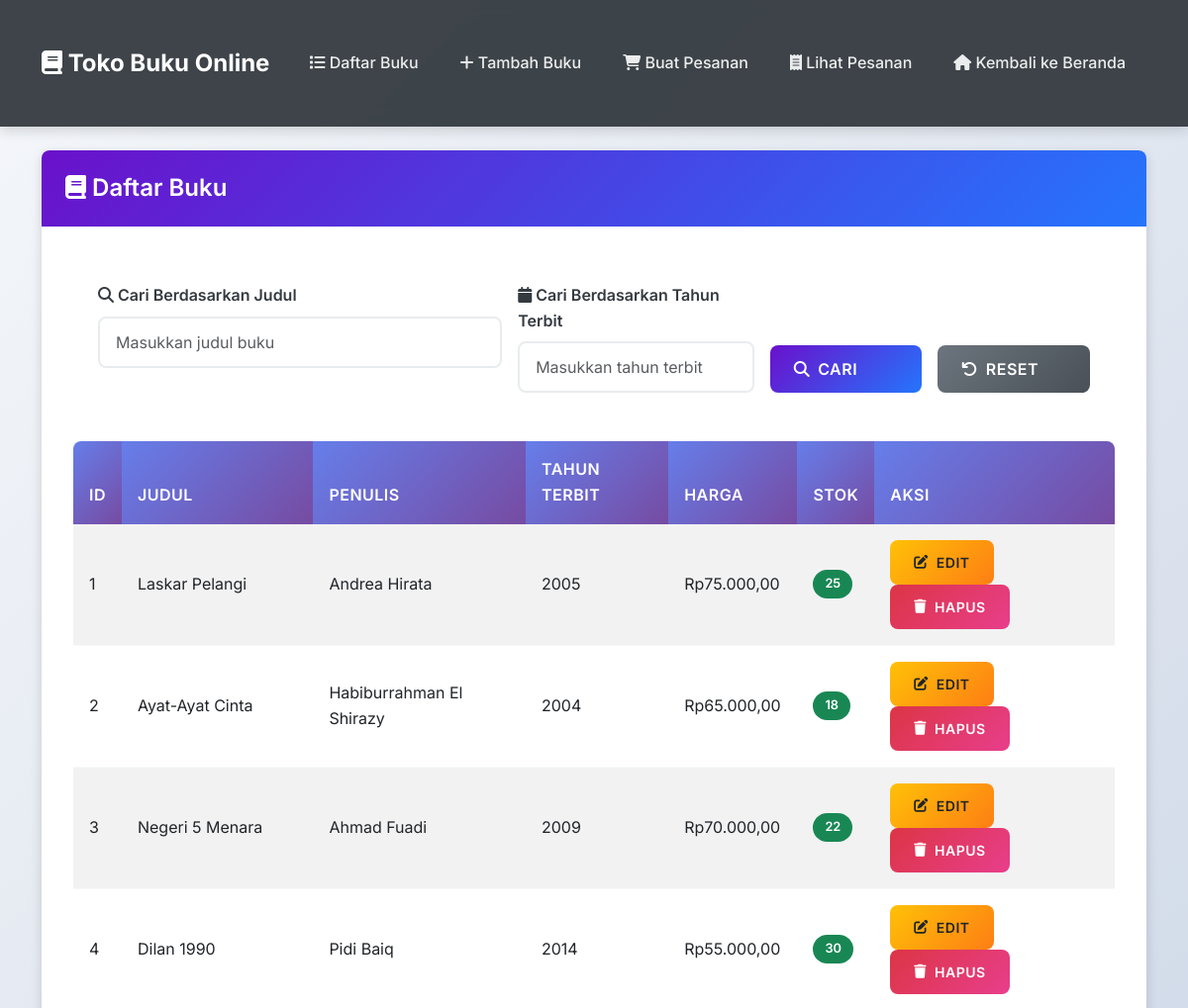
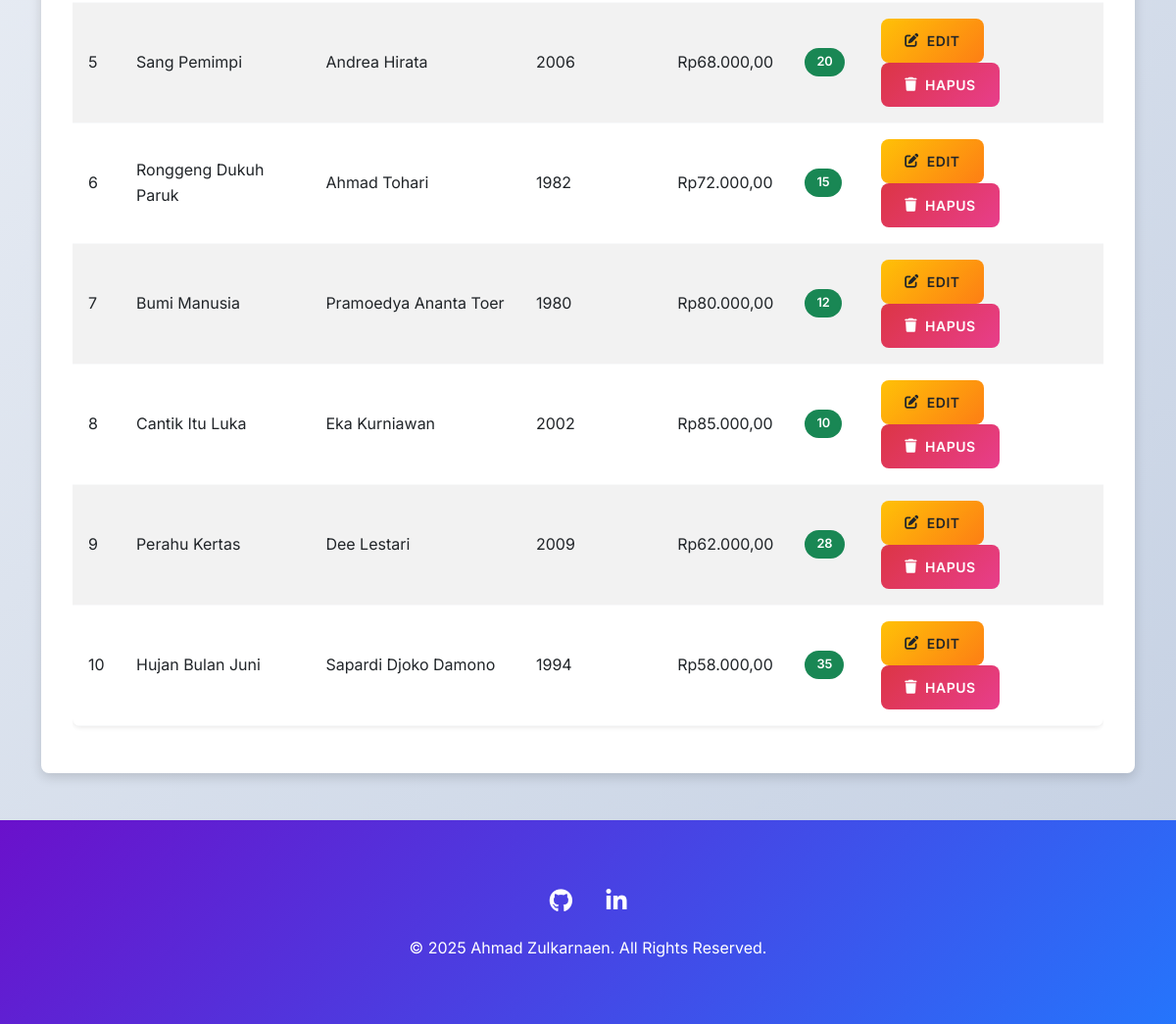
The page / on the database its author committed (2 pictures, top to bottom).
### tables this page shows
CREATE TABLE IF NOT EXISTS Buku (
    ID INT AUTO_INCREMENT PRIMARY KEY,
    Judul VARCHAR(255) NOT NULL,
    Penulis VARCHAR(255) NOT NULL,
    Tahun_Terbit INT NOT NULL,
    Harga DECIMAL(10,2) NOT NULL,
    stok INT DEFAULT 0
);

### proses_index.php (called while the page is built, shortened)
<?php
include 'koneksi_db.php';
$search_judul = isset($_GET['judul']) ? $_GET['judul'] : '';
$search_tahun = isset($_GET['tahun_terbit']) ? $_GET['tahun_terbit'] : '';
$query = "SELECT * FROM buku WHERE 1=1";
$result = $conn->query($query);
?>

### index.php (the view, shortened to what this page needs)
<?php include 'proses_index.php'; ?>
<!DOCTYPE html>
<html lang="en">
<head>
    <link href="https://cdn.jsdelivr.net/npm/bootstrap@5.3.0/dist/css/bootstrap.min.css" rel="stylesheet">
    <link rel="stylesheet" href="https://cdnjs.cloudflare.com/ajax/libs/font-awesome/6.4.0/css/all.min.css">
    <link rel="stylesheet" href="styles.css">
</head>
<body>
    <?php include 'nav.php'; ?>
    <div class="container mt-4">
        <div class="row">
            <div class="col-12">
                <div class="card fade-in">
                    <div class="card-header">
                        <h2 class="mb-0"><i class="fas fa-book"></i> Daftar Buku</h2>
                    </div>
                    <div class="card-body">
                        <div class="glass-effect p-4 rounded mb-4">
                            <form method="get" class="row g-3">
                                <div class="col-md-5">
                                    <label for="judul" class="form-label">
                                        <i class="fas fa-search"></i> Cari Berdasarkan Judul
                                    </label>
                                    <input type="text" class="form-control" id="judul" name="judul"
                                        placeholder="Masukkan judul buku"
                                        value="<?php echo htmlspecialchars($search_judul); ?>">
                                </div>
                                <div class="col-md-3">
                                    <label for="tahun_terbit" class="form-label">
                                        <i class="fas fa-calendar"></i> Cari Berdasarkan Tahun Terbit
                                    </label>
                                    <input type="number" class="form-control" id="tahun_terbit" name="tahun_terbit"
                                        placeholder="Masukkan tahun terbit"
                                        value="<?php echo htmlspecialchars($search_tahun); ?>">
                                </div>
                                <div class="col-md-2 align-self-end"> <button type="submit"
                                        class="btn btn-primary w-100">
                                        <i class="fas fa-search"></i> Cari
                                    </button>
                                </div>
                                <div class="col-md-2 align-self-end">
                                    <a href="index.php" class="btn btn-secondary w-100">
                                        <i class="fas fa-undo"></i> Reset
                                    </a>
                                </div>
                            </form>
                        </div>
                        <div class="table-responsive">
                            <table class="table table-striped table-hover">
                                <thead>
                                    <tr>
                                        <th>ID</th>
                                        <th>Judul</th>
                                        <th>Penulis</th>
                                        <th>Tahun Terbit</th>
                                        <th>Harga</th>
                                        <th>Stok</th>
                                        <th>Aksi</th>
                                    </tr>
                                </thead>
                                <tbody>
                                    <?php if ($result->num_rows > 0): ?>
                                        <?php while ($row = $result->fetch_assoc()): ?>
                                            <tr>
                                                <td><?php echo $row['ID']; ?></td>
                                                <td><?php echo htmlspecialchars($row['Judul']); ?></td>
                                                <td><?php echo htmlspecialchars($row['Penulis']); ?></td>
                                                <td><?php echo $row['Tahun_Terbit']; ?></td>
                                                <td>Rp<?php echo number_format($row['Harga'], 2, ',', '.'); ?></td>
                                                <td>
                                                    <span
                                                        class="badge <?php echo $row['stok'] > 0 ? 'bg-success' : 'bg-danger'; ?>">
                                                        <?php echo $row['stok']; ?>
                                                    </span>
                                                </td>
                                                <td>
                                                    <a href="form_edit.php?id=<?php echo $row['ID']; ?>"
                                                        class="btn btn-sm btn-warning">
                                                        <i class="fas fa-edit"></i> Edit
                                                    </a>
                                                    <a href="proses_hapus.php?id=<?php echo $row['ID']; ?>"
                                                        class="btn btn-sm btn-danger"
                                                        onclick="return confirm('Yakin ingin menghapus buku ini?')">
                                                        <i class="fas fa-trash"></i> Hapus
                                                    </a>
                                                </td>
                                            </tr>
                                        <?php endwhile; ?>
                                    <?php endif; ?>
                                </tbody>
                            </table>
                        </div>
                    </div>
                </div>
            </div>
        </div>
    </div>
    <?php include 'footer.php'; ?>
</body>
</html>

### nav.php (shortened to what this page needs)
<nav class="navbar navbar-expand-lg navbar-dark bg-dark">
    <div class="container">
        <a class="navbar-brand" href="index.php">
            <i class="fas fa-book"></i> Toko Buku Online
        </a>
        <div class="collapse navbar-collapse" id="navbarNav">
            <ul class="navbar-nav ms-auto">
                <li class="nav-item">
                    <a class="nav-link" href="index.php">
                        <i class="fas fa-list"></i> Daftar Buku
                    </a>
                </li>
                <li class="nav-item">
                    <a class="nav-link" href="tambah_buku.php">
                        <i class="fas fa-plus"></i> Tambah Buku
                    </a>
                </li>
                <li class="nav-item">
                    <a class="nav-link" href="transaksi.php">
                        <i class="fas fa-shopping-cart"></i> Buat Pesanan
                    </a>
                </li>
                <li class="nav-item">
                    <a class="nav-link" href="lihat_transaksi.php">
                        <i class="fas fa-receipt"></i> Lihat Pesanan
                    </a>
                </li>
                <li class="nav-item">
                    <a class="nav-link" href="../index.html">
                        <i class="fas fa-home"></i> Kembali ke Beranda
                    </a>
                </li>
            </ul>
        </div>
    </div>
</nav>

### footer.php
<footer class="mt-5">
    <div class="container">
        <div class="social-icons">
            <a href="https://github.com/naenmad" class="social-icon" target="_blank" title="GitHub">
                <i class="fab fa-github"></i>
            </a>
            <a href="https://linkedin.com/in/naen" class="social-icon" target="_blank" title="LinkedIn">
                <i class="fab fa-linkedin-in"></i>
            </a>
        </div>
        <p>&copy; 2025 Ahmad Zulkarnaen. All Rights Reserved.</p>
    </div>
</footer>

### styles.css (style rules this page uses)
:root { --primary-color: #2575fc; --secondary-color: #6a11cb; --success-color: #28a745; --warning-color: #ffc107; --danger-color: #dc3545; --info-color: #17a2b8; --dark-color: #343a40; --light-color: #f8f9fa; --gradient-primary: linear-gradient(135deg, #6a11cb 0%, #2575fc 100%); --gradient-secondary: linear-gradient(135deg, #667eea 0%, #764ba2 100%); --shadow-sm: 0 0.125rem 0.25rem rgba(0, 0, 0, 0.075); --shadow-md: 0 0.25rem 0.75rem rgba(0, 0, 0, 0.15); --shadow-lg: 0 0.5rem 1rem rgba(0, 0, 0, 0.25); --border-radius: 8px; --transition: all 0.3s ease; }
* { margin: 0; padding: 0; box-sizing: border-box; }
body { font-family: 'Inter', 'Segoe UI', Tahoma, Geneva, Verdana, sans-serif; line-height: 1.6; color: #333; background: linear-gradient(135deg, #f5f7fa 0%, #c3cfe2 100%); min-height: 100vh; }
.navbar { box-shadow: var(--shadow-md); backdrop-filter: blur(10px); background: rgba(52, 58, 64, 0.95) !important; }
.navbar-brand { font-weight: 700; font-size: 1.5rem; color: white !important; transition: var(--transition); }
.nav-link { font-weight: 500; color: rgba(255, 255, 255, 0.9) !important; transition: var(--transition); border-radius: var(--border-radius); margin: 0 5px; padding: 8px 16px !important; }
.container { margin-top: 2rem; margin-bottom: 2rem; }
.card { border: none; border-radius: var(--border-radius); box-shadow: var(--shadow-md); transition: var(--transition); overflow: hidden; background: white; }
.card-header { background: var(--gradient-primary); border: none; padding: 1.5rem; color: white; }
.card-header h2 { margin: 0; font-weight: 600; font-size: 1.5rem; }
.card-body { padding: 2rem; }
.form-label { font-weight: 600; color: var(--dark-color); margin-bottom: 0.5rem; }
.form-control, .form-select { border: 2px solid #e9ecef; border-radius: var(--border-radius); padding: 12px 16px; transition: var(--transition); font-size: 1rem; }
.btn { border-radius: var(--border-radius); padding: 12px 24px; font-weight: 600; text-transform: uppercase; letter-spacing: 0.5px; transition: var(--transition); border: none; cursor: pointer; display: inline-flex; align-items: center; gap: 8px; }
.btn-primary { background: var(--gradient-primary); color: white; }
.btn-warning { background: linear-gradient(135deg, #ffc107 0%, #fd7e14 100%); color: #212529; }
.btn-danger { background: linear-gradient(135deg, #dc3545 0%, #e83e8c 100%); color: white; }
.btn-secondary { background: linear-gradient(135deg, #6c757d 0%, #495057 100%); color: white; }
.table { background: white; border-radius: var(--border-radius); overflow: hidden; box-shadow: var(--shadow-sm); }
.table th { background: var(--gradient-secondary); color: white; font-weight: 600; text-transform: uppercase; letter-spacing: 0.5px; border: none; padding: 1rem; }
.table td { padding: 1rem; vertical-align: middle; border-color: #f8f9fa; }
.table-striped tbody tr:nth-of-type(odd) { background-color: rgba(37, 117, 252, 0.03); }
.badge { padding: 8px 12px; border-radius: 20px; font-weight: 600; font-size: 0.8rem; }
.fade-in { animation: fadeIn 0.6s ease-in; }
footer { background: var(--gradient-primary); color: white; text-align: center; padding: 2rem 0; margin-top: 4rem; }
.social-icons { margin-bottom: 1rem; }
.social-icon { color: white; font-size: 1.5rem; margin: 0 15px; transition: var(--transition); display: inline-block; }
.glass-effect { background: rgba(255, 255, 255, 0.1); backdrop-filter: blur(10px); border: 1px solid rgba(255, 255, 255, 0.2); }

### rows shown on the page
buku: ID "1", Judul "Laskar Pelangi", Penulis "Andrea Hirata", Tahun_Terbit "2005", Harga "75.000,00", stok "25"
buku: ID "2", Judul "Ayat-Ayat Cinta", Penulis "Habiburrahman El Shirazy", Tahun_Terbit "2004", Harga "65.000,00", stok "18"
buku: ID "3", Judul "Negeri 5 Menara", Penulis "Ahmad Fuadi", Tahun_Terbit "2009", Harga "70.000,00", stok "22"
buku: ID "4", Judul "Dilan 1990", Penulis "Pidi Baiq", Tahun_Terbit "2014", Harga "55.000,00", stok "30"
buku: ID "5", Judul "Sang Pemimpi", Penulis "Andrea Hirata", Tahun_Terbit "2006", Harga "68.000,00", stok "20"
buku: ID "6", Judul "Ronggeng Dukuh Paruk", Penulis "Ahmad Tohari", Tahun_Terbit "1982", Harga "72.000,00", stok "15"
buku: ID "7", Judul "Bumi Manusia", Penulis "Pramoedya Ananta Toer", Tahun_Terbit "1980", Harga "80.000,00", stok "12"
buku: ID "8", Judul "Cantik Itu Luka", Penulis "Eka Kurniawan", Tahun_Terbit "2002", Harga "85.000,00", stok "10"
buku: ID "9", Judul "Perahu Kertas", Penulis "Dee Lestari", Tahun_Terbit "2009", Harga "62.000,00", stok "28"
buku: ID "10", Judul "Hujan Bulan Juni", Penulis "Sapardi Djoko Damono", Tahun_Terbit "1994", Harga "58.000,00", stok "35"
